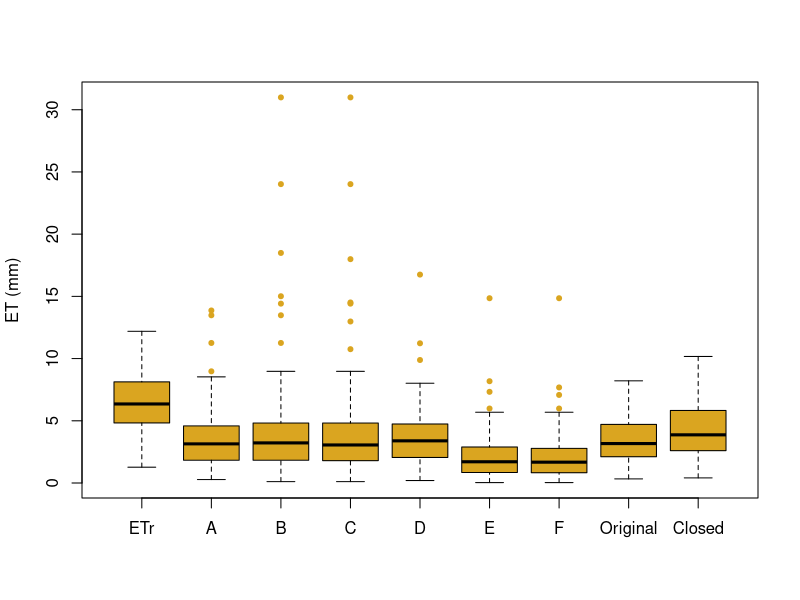
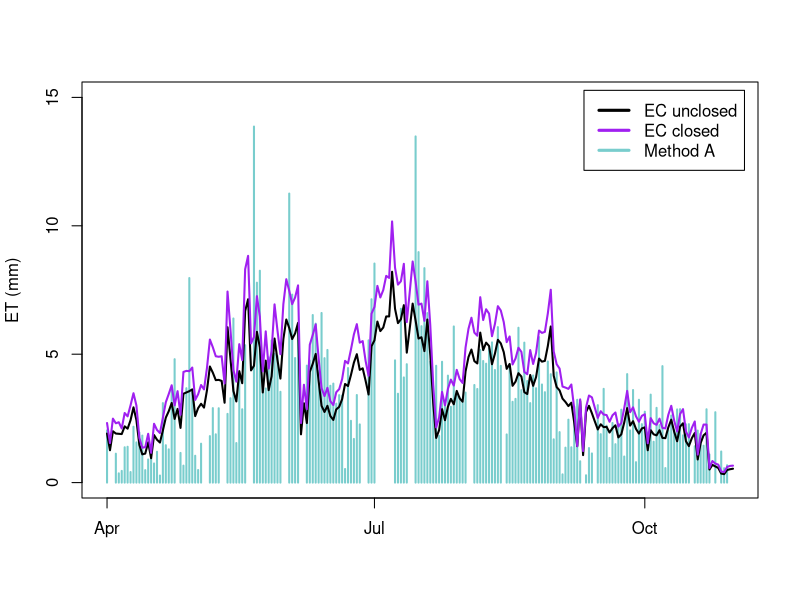
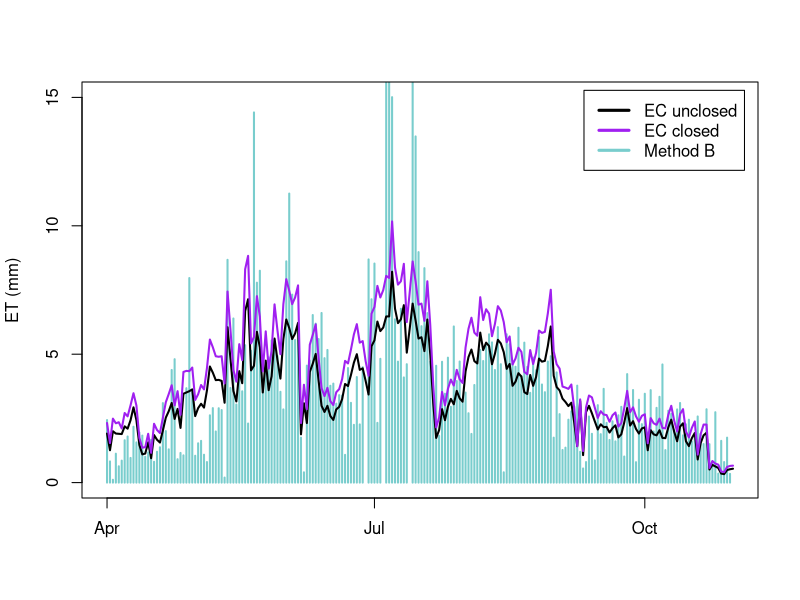
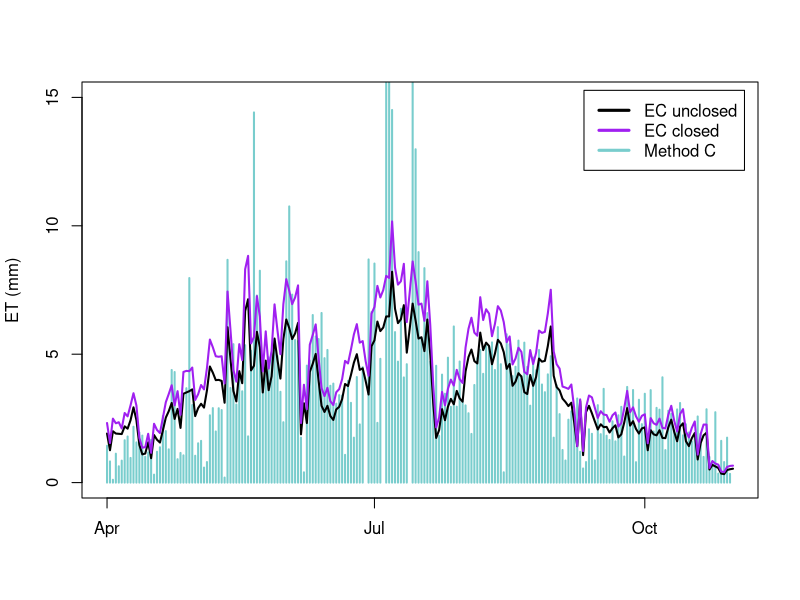
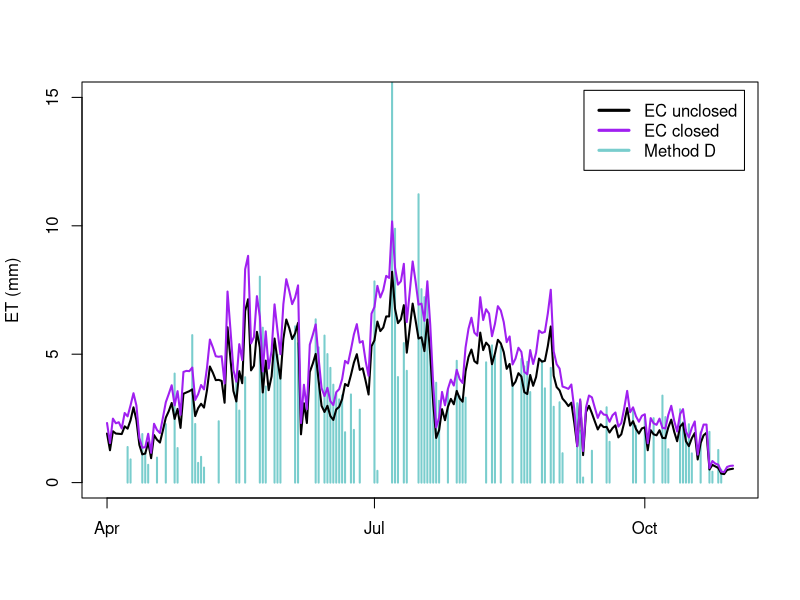
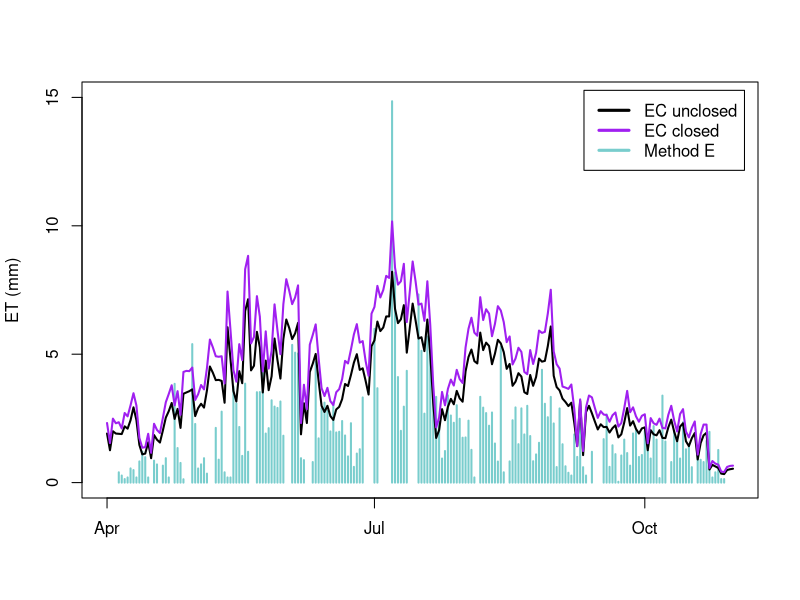
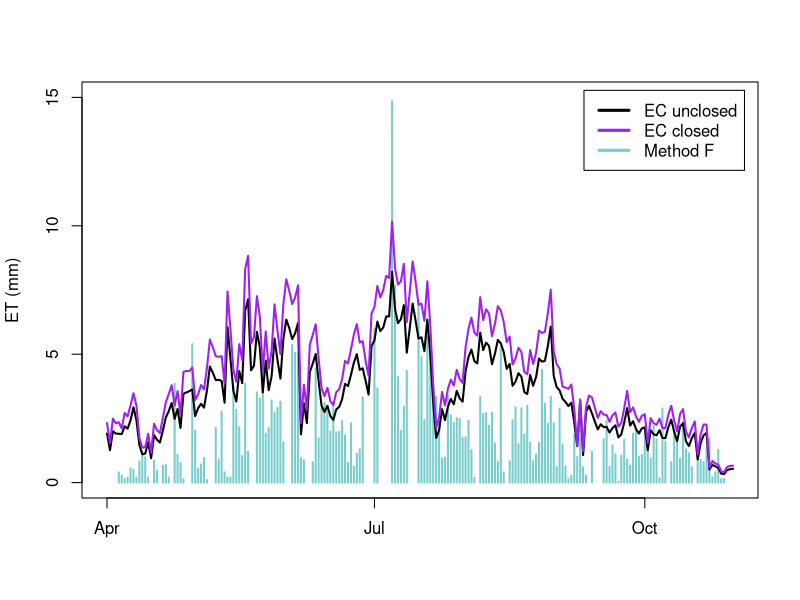
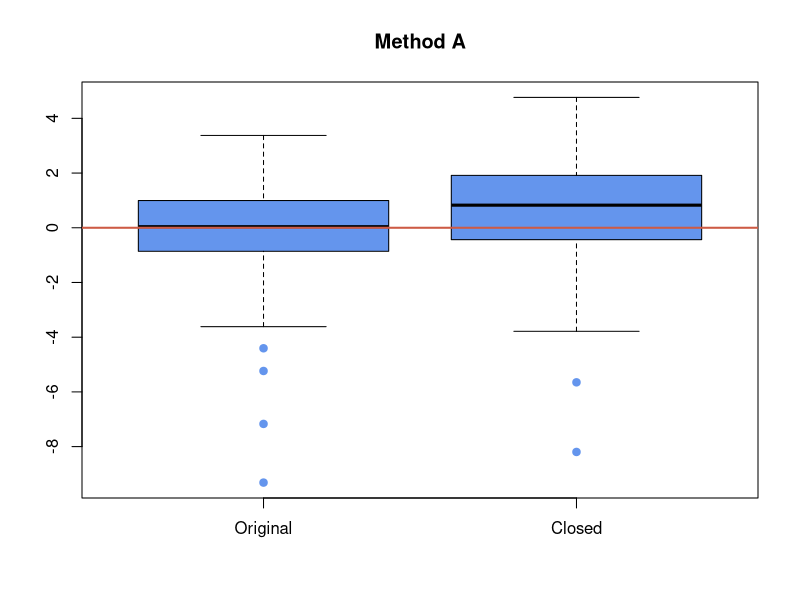

Write R code to recreate these figures, in order.
# Compare the actual ET values as measured by the EC tower with the ET estimated 
# using the water balance (methods A-C) and "slopes" (methods D-F)

# Packages ####
library(readxl)
library(Metrics)
library(MASS)

# Data preparation ####
ET.data=read_xlsx('DailyET.xlsx')
EC.data=read_xlsx('EC tower.xlsx')

# Method A
ET.A.df=data.frame(date=ET.data$date, ET.A=ET.data$ET.A, 
                   ET.original=EC.data$ET_orig, ET.closed=EC.data$ET_closed)
ET.A.df=na.omit(ET.A.df)

n=length(ET.A.df$date)
ET.A.df$index=c(0)

for (i in 1:n) {if (ET.A.df$ET.A[i]>=ET.A.df$ET.original[i] && 
                  ET.A.df$ET.A[i]<=ET.A.df$ET.closed[i])
        {ET.A.df$index[i]=1}}
success.A=sum(ET.A.df$index)
success.A/n*100

# Method B
ET.B.df=data.frame(date=ET.data$date, ET.B=ET.data$ET.B, 
                   ET.original=EC.data$ET_orig, ET.closed=EC.data$ET_closed)
ET.B.df=na.omit(ET.B.df)

n=length(ET.B.df$date)
ET.B.df$index=c(0)

for (i in 1:n) {if (ET.B.df$ET.B[i]>=ET.B.df$ET.original[i] && 
                    ET.B.df$ET.B[i]<=ET.B.df$ET.closed[i])
{ET.B.df$index[i]=1}}
success.B=sum(ET.B.df$index)
success.B/n*100

# Method C
ET.C.df=data.frame(date=ET.data$date, ET.C=ET.data$ET.C, 
                     ET.original=EC.data$ET_orig, ET.closed=EC.data$ET_closed)
ET.C.df=na.omit(ET.C.df)

n=length(ET.C.df$date)
ET.C.df$index=c(0)

for (i in 1:n) {if (ET.C.df$ET.C[i]>=ET.C.df$ET.original[i] && 
                    ET.C.df$ET.C[i]<=ET.C.df$ET.closed[i])
{ET.C.df$index[i]=1}}
success.C=sum(ET.C.df$index)
success.C/n*100

# Method D
ET.D.df=data.frame(date=ET.data$date, ET.D=ET.data$ET.D, 
                     ET.original=EC.data$ET_orig, ET.closed=EC.data$ET_closed)
ET.D.df=na.omit(ET.D.df)

n=length(ET.D.df$date)
ET.D.df$index=c(0)

for (i in 1:n) {if (ET.D.df$ET.D[i]>=ET.D.df$ET.original[i] && 
                    ET.D.df$ET.D[i]<=ET.D.df$ET.closed[i])
{ET.D.df$index[i]=1}}
success.D=sum(ET.D.df$index)
success.D/n*100

# Method E
ET.E.df=data.frame(date=ET.data$date, ET.E=ET.data$ET.E, 
                     ET.original=EC.data$ET_orig, ET.closed=EC.data$ET_closed)
ET.E.df=na.omit(ET.E.df)

n=length(ET.E.df$date)
ET.E.df$index=c(0)

for (i in 1:n) {if (ET.E.df$ET.E[i]>=ET.E.df$ET.original[i] && 
                    ET.E.df$ET.E[i]<=ET.E.df$ET.closed[i])
{ET.E.df$index[i]=1}}
success.E=sum(ET.E.df$index)
success.E/n*100

# Method F
ET.F.df=data.frame(date=ET.data$date, ET.F=ET.data$ET.F, 
                     ET.original=EC.data$ET_orig, ET.closed=EC.data$ET_closed)
ET.F.df=na.omit(ET.F.df)

n=length(ET.F.df$date)
ET.F.df$index=c(0)

for (i in 1:n) {if (ET.F.df$ET.F[i]>=ET.F.df$ET.original[i] && 
                    ET.F.df$ET.F[i]<=ET.F.df$ET.closed[i])
{ET.F.df$index[i]=1}}
success.F=sum(ET.F.df$index)
success.F/n*100



# Box plots ####
boxplot(ET.data$ETr, ET.data$ET.A, ET.data$ET.B, ET.data$ET.C, ET.data$ET.D,
        ET.data$ET.E, ET.data$ET.F, EC.data$ET_orig, EC.data$ET_closed,
        col='goldenrod', outcol='goldenrod', pch=20, ylab='ET (mm)',
        names=c('ETr', 'A', 'B', 'C', 'D', 'E', 'F', 'Original', 'Closed'))


# Time series ####
plot(ET.data$date, ET.data$ET.A, type='h', col='darkslategray3', lwd=2, 
     ylim=c(0, 15), ylab='ET (mm)', xlab='')
lines(EC.data$date, EC.data$ET_orig, type='l', lwd=2)
lines(EC.data$date, EC.data$ET_closed, type='l', lwd=2, col='purple')
legend('topright', lty=1, lwd=3, inset=0.02, legend=c('EC unclosed', 'EC closed', 'Method A'), col = c('black', 'purple', 'darkslategray3'))

plot(ET.data$date, ET.data$ET.B, type='h', col='darkslategray3', lwd=2, 
     ylim=c(0, 15), ylab='ET (mm)', xlab='')
lines(EC.data$date, EC.data$ET_orig, type='l', lwd=2)
lines(EC.data$date, EC.data$ET_closed, type='l', lwd=2, col='purple')
legend('topright', lty=1, lwd=3, inset=0.02, legend=c('EC unclosed', 'EC closed', 'Method B'), col = c('black', 'purple', 'darkslategray3'))

plot(ET.data$date, ET.data$ET.C, type='h', col='darkslategray3', lwd=2, 
     ylim=c(0, 15), ylab='ET (mm)', xlab='')
lines(EC.data$date, EC.data$ET_orig, type='l', lwd=2)
lines(EC.data$date, EC.data$ET_closed, type='l', lwd=2, col='purple')
legend('topright', lty=1, lwd=3, inset=0.02, legend=c('EC unclosed', 'EC closed', 'Method C'), col = c('black', 'purple', 'darkslategray3'))

plot(ET.data$date, ET.data$ET.D, type='h', col='darkslategray3', lwd=2, 
     ylim=c(0, 15), ylab='ET (mm)', xlab='')
lines(EC.data$date, EC.data$ET_orig, type='l', lwd=2)
lines(EC.data$date, EC.data$ET_closed, type='l', lwd=2, col='purple')
legend('topright', lty=1, lwd=3, inset=0.02, legend=c('EC unclosed', 'EC closed', 'Method D'), col = c('black', 'purple', 'darkslategray3'))

plot(ET.data$date, ET.data$ET.E, type='h', col='darkslategray3', lwd=2, 
     ylim=c(0, 15), ylab='ET (mm)', xlab='')
lines(EC.data$date, EC.data$ET_orig, type='l', lwd=2)
lines(EC.data$date, EC.data$ET_closed, type='l', lwd=2, col='purple')
legend('topright', lty=1, lwd=3, inset=0.02, legend=c('EC unclosed', 'EC closed', 'Method E'), col = c('black', 'purple', 'darkslategray3'))

plot(ET.data$date, ET.data$ET.F, type='h', col='darkslategray3', lwd=2, 
     ylim=c(0, 15), ylab='ET (mm)', xlab='')
lines(EC.data$date, EC.data$ET_orig, type='l', lwd=2)
lines(EC.data$date, EC.data$ET_closed, type='l', lwd=2, col='purple')
legend('topright', lty=1, lwd=3, inset=0.02, legend=c('EC unclosed', 'EC closed', 'Method F'), col = c('black', 'purple', 'darkslategray3'))


       
# Wilcox test ####

# Method A
# Original (not-closed) EC data
wilcox.test(x=ET.A.df$ET.original, y=ET.A.df$ET.A, alternative='two.sided', mu=0, paired=T, conf.int=T)
# Closed EC data
wilcox.test(x=ET.A.df$ET.closed, y=ET.A.df$ET.A, alternative='two.sided', mu=0, paired=T, conf.int=T)
# Box plots
dET.original=ET.A.df$ET.original-ET.A.df$ET.A
dET.closed=ET.A.df$ET.closed-ET.A.df$ET.A
boxplot(dET.original, dET.closed, main='Method A', col='cornflowerblue', 
        pch=19, outcol='cornflowerblue', names=c('Original', 'Closed'))
abline(h=0, lwd=2, col='coral3')

# Method B
# Original (not-closed) EC data
wilcox.test(x=ET.B.df$ET.original, y=ET.B.df$ET.B, alternative='two.sided', mu=0, paired=T, conf.int=T)
# Closed EC data
wilcox.test(x=ET.B.df$ET.closed, y=ET.B.df$ET.B, alternative='two.sided', mu=0, paired=T, conf.int=T)
# Box plots
dET.original=ET.B.df$ET.original-ET.B.df$ET.B
dET.closed=ET.B.df$ET.closed-ET.B.df$ET.B
boxplot(dET.original, dET.closed, main='Method B', col='cornflowerblue', 
        pch=19, outcol='cornflowerblue', names=c('Original', 'Closed'))
abline(h=0, lwd=2, col='coral3')

# Method C
# Original (not-closed) EC data
wilcox.test(x=ET.C.df$ET.original, y=ET.C.df$ET.C, alternative='two.sided', mu=0, paired=T, conf.int=T)
# Closed EC data
wilcox.test(x=ET.C.df$ET.closed, y=ET.C.df$ET.C, alternative='two.sided', mu=0, paired=T, conf.int=T)
# Box plots
dET.original=ET.C.df$ET.original-ET.C.df$ET.C
dET.closed=ET.C.df$ET.closed-ET.C.df$ET.C
boxplot(dET.original, dET.closed, main='Method C', col='cornflowerblue', 
        pch=19, outcol='cornflowerblue', names=c('Original', 'Closed'))
abline(h=0, lwd=2, col='coral3')

# Method D
# Original (not-closed) EC data
wilcox.test(x=ET.D.df$ET.original, y=ET.D.df$ET.D, alternative='two.sided', mu=0, paired=T, conf.int=T)
# Closed EC data
wilcox.test(x=ET.D.df$ET.closed, y=ET.D.df$ET.D, alternative='two.sided', mu=0, paired=T, conf.int=T)
# Box plots
dET.original=ET.D.df$ET.original-ET.D.df$ET.D
dET.closed=ET.D.df$ET.closed-ET.D.df$ET.D
boxplot(dET.original, dET.closed, main='Method D', col='cornflowerblue', 
        pch=19, outcol='cornflowerblue', names=c('Original', 'Closed'))
abline(h=0, lwd=2, col='coral3')

# Method E
# Original (not-closed) EC data
wilcox.test(x=ET.E.df$ET.original, y=ET.E.df$ET.E, alternative='two.sided', mu=0, paired=T, conf.int=T)
# Closed EC data
wilcox.test(x=ET.E.df$ET.closed, y=ET.E.df$ET.E, alternative='two.sided', mu=0, paired=T, conf.int=T)
# Box plots
dET.original=ET.E.df$ET.original-ET.E.df$ET.E
dET.closed=ET.E.df$ET.closed-ET.E.df$ET.E
boxplot(dET.original, dET.closed, main='Method E', col='cornflowerblue', 
        pch=19, outcol='cornflowerblue', names=c('Original', 'Closed'))
abline(h=0, lwd=2, col='coral3')

# Method F
# Original (not-closed) EC data
wilcox.test(x=ET.F.df$ET.original, y=ET.F.df$ET.F, alternative='two.sided', mu=0, paired=T, conf.int=T)
# Closed EC data
wilcox.test(x=ET.F.df$ET.closed, y=ET.F.df$ET.F, alternative='two.sided', mu=0, paired=T, conf.int=T)
# Box plots
dET.original=ET.F.df$ET.original-ET.F.df$ET.F
dET.closed=ET.F.df$ET.closed-ET.F.df$ET.F
boxplot(dET.original, dET.closed, main='Method F', col='cornflowerblue', 
        pch=19, outcol='cornflowerblue', names=c('Original', 'Closed'))
abline(h=0, lwd=2, col='coral3')

# 1:1 plots: estimated values vs EC tower values ----

# Method A
X=ET.A.df$ET.A
Y=ET.A.df$ET.original

plot(NULL, ylim=c(0,15), xlim=c(0,15), ylab='EC tower - Original', xlab='Method A')
abline(a=0, b=1)
lines(X, Y, type='p', pch=19, col='darkolivegreen3')

n=length(X)                         # Number of observations
R2.A=summary(lm(Y~X))$adj.r.squared # Calculate adjusted R-squared
RMSE.A=rmse(actual=Y, predicted=X)  # Calculate root mean square error
legend('topleft', inset=0.01, bty='n', legend=c(paste('n=', n), 
                                       paste('R-squared=', sprintf(R2.A, fmt = '%#.2f')  ),
                                       paste('RMSE=', sprintf(RMSE.A, fmt = '%#.2f'))))
Y=ET.A.df$ET.closed

plot(NULL, ylim=c(0,15), xlim=c(0,15), ylab='EC tower - Closed', xlab='Method A')
abline(a=0, b=1)
lines(X, Y, type='p', pch=19, col='salmon2')

n=length(X)                         # Number of observations
R2.A=summary(lm(Y~X))$adj.r.squared # Calculate adjusted R-squared
RMSE.A=rmse(actual=Y, predicted=X)  # Calculate root mean square error
legend('topleft', inset=0.01, bty='n', legend=c(paste('n=', n), 
                                                paste('R-squared=', sprintf(R2.A, fmt = '%#.2f')  ),
                                                paste('RMSE=', sprintf(RMSE.A, fmt = '%#.2f'))))

# Method B
X=ET.B.df$ET.B
Y=ET.B.df$ET.original

plot(NULL, ylim=c(0,15), xlim=c(0,15), ylab='EC tower - Original', xlab='Method B')
abline(a=0, b=1)
lines(X, Y, type='p', pch=19, col='darkolivegreen3')

n=length(X)                         # Number of observations
R2.B=summary(lm(Y~X))$adj.r.squared # Calculate adjusted R-squared
RMSE.B=rmse(actual=Y, predicted=X)  # Calculate root mean square error
legend('topleft', inset=0.01, bty='n', legend=c(paste('n=', n),
                                       paste('R-squared=', sprintf(R2.B, fmt = '%#.2f')  ),
                                       paste('RMSE=', sprintf(RMSE.B, fmt = '%#.2f'))))

Y=ET.B.df$ET.closed

plot(NULL, ylim=c(0,15), xlim=c(0,15), ylab='EC tower - Closed', xlab='Method B')
abline(a=0, b=1)
lines(X, Y, type='p', pch=19, col='salmon2')

n=length(X)                         # Number of observations
R2.B=summary(lm(Y~X))$adj.r.squared # Calculate adjusted R-squared
RMSE.B=rmse(actual=Y, predicted=X)  # Calculate root mean square error
legend('topleft', inset=0.01, bty='n', legend=c(paste('n=', n), 
                                                paste('R-squared=', sprintf(R2.B, fmt = '%#.2f')  ),
                                                paste('RMSE=', sprintf(RMSE.B, fmt = '%#.2f'))))


# Method C
X=ET.C.df$ET.C
Y=ET.C.df$ET.original

plot(NULL, ylim=c(0,15), xlim=c(0,15), ylab='EC tower - Original', xlab='Method C')
abline(a=0, b=1)
lines(X, Y, type='p', pch=19, col='darkolivegreen3')

n=length(X)                         # Number of observations
R2.C=summary(lm(Y~X))$adj.r.squared # Calculate adjusted R-squared
RMSE.C=rmse(actual=Y, predicted=X)  # Calculate root mean square error
legend('topleft', inset=0.01, bty='n', legend=c(paste('n=', n),
                                       paste('R-squared=', sprintf(R2.C, fmt = '%#.2f')  ),
                                       paste('RMSE=', sprintf(RMSE.C, fmt = '%#.2f'))))

Y=ET.C.df$ET.closed

plot(NULL, ylim=c(0,15), xlim=c(0,15), ylab='EC tower - Closed', xlab='Method C')
abline(a=0, b=1)
lines(X, Y, type='p', pch=19, col='salmon2')

n=length(X)                         # Number of observations
R2.C=summary(lm(Y~X))$adj.r.squared # Calculate adjusted R-squared
RMSE.C=rmse(actual=Y, predicted=X)  # Calculate root mean square error
legend('topleft', inset=0.01, bty='n', legend=c(paste('n=', n), 
                                                paste('R-squared=', sprintf(R2.C, fmt = '%#.2f')  ),
                                                paste('RMSE=', sprintf(RMSE.C, fmt = '%#.2f'))))

# Method D
X=ET.D.df$ET.D
Y=ET.D.df$ET.original

plot(NULL, ylim=c(0,15), xlim=c(0,15), ylab='EC tower - Original', xlab='Method D')
abline(a=0, b=1)
lines(X, Y, type='p', pch=19, col='darkolivegreen3')

n=length(X)                         # Number of observations
R2.D=summary(lm(Y~X))$adj.r.squared # Calculate adjusted R-squared
RMSE.D=rmse(actual=Y, predicted=X)  # Calculate root mean square error
legend('topleft', inset=0.01, bty='n', legend=c(paste('n=', n),
                                       paste('R-squared=', sprintf(R2.D, fmt = '%#.2f')  ),
                                       paste('RMSE=', sprintf(RMSE.D, fmt = '%#.2f'))))

Y=ET.D.df$ET.closed

plot(NULL, ylim=c(0,15), xlim=c(0,15), ylab='EC tower - Closed', xlab='Method D')
abline(a=0, b=1)
lines(X, Y, type='p', pch=19, col='salmon2')

n=length(X)                         # Number of observations
R2.D=summary(lm(Y~X))$adj.r.squared # Calculate adjusted R-squared
RMSE.D=rmse(actual=Y, predicted=X)  # Calculate root mean square error
legend('topleft', inset=0.01, bty='n', legend=c(paste('n=', n), 
                                                paste('R-squared=', sprintf(R2.D, fmt = '%#.2f')  ),
                                                paste('RMSE=', sprintf(RMSE.D, fmt = '%#.2f'))))

# Method E
X=ET.E.df$ET.E
Y=ET.E.df$ET.original

plot(NULL, ylim=c(0,15), xlim=c(0,15), ylab='EC tower - Original', xlab='Method E')
abline(a=0, b=1)
lines(X, Y, type='p', pch=19, col='darkolivegreen3')

n=length(X)                         # Number of observations
R2.E=summary(lm(Y~X))$adj.r.squared # Calculate adjusted R-squared
RMSE.E=rmse(actual=Y, predicted=X)  # Calculate root mean square error
legend('topleft', inset=0.01, bty='n', legend=c(paste('n=', n),
                                       paste('R-squared=', sprintf(R2.E, fmt = '%#.2f')  ),
                                       paste('RMSE=', sprintf(RMSE.E, fmt = '%#.2f'))))
Y=ET.E.df$ET.closed

plot(NULL, ylim=c(0,15), xlim=c(0,15), ylab='EC tower - Closed', xlab='Method E')
abline(a=0, b=1)
lines(X, Y, type='p', pch=19, col='salmon2')

n=length(X)                         # Number of observations
R2.E=summary(lm(Y~X))$adj.r.squared # Calculate adjusted R-squared
RMSE.E=rmse(actual=Y, predicted=X)  # Calculate root mean square error
legend('topleft', inset=0.01, bty='n', legend=c(paste('n=', n), 
                                                paste('R-squared=', sprintf(R2.E, fmt = '%#.2f')  ),
                                                paste('RMSE=', sprintf(RMSE.E, fmt = '%#.2f'))))

# Method F
X=ET.F.df$ET.F
Y=ET.F.df$ET.original

plot(NULL, ylim=c(0,15), xlim=c(0,15), ylab='EC tower - Original', xlab='Method F')
abline(a=0, b=1)
lines(X, Y, type='p', pch=19, col='darkolivegreen3')

n=length(X)                         # Number of observations
R2.F=summary(lm(Y~X))$adj.r.squared # Calculate adjusted R-squared
RMSE.F=rmse(actual=Y, predicted=X)  # Calculate root mean square error
legend('topleft', inset=0.01, bty='n', legend=c(paste('n=', n),
                                       paste('R-squared=', sprintf(R2.F, fmt = '%#.2f')  ),
                                       paste('RMSE=', sprintf(RMSE.F, fmt = '%#.2f'))))

Y=ET.F.df$ET.closed

plot(NULL, ylim=c(0,15), xlim=c(0,15), ylab='EC tower - Closed', xlab='Method F')
abline(a=0, b=1)
lines(X, Y, type='p', pch=19, col='salmon2')

n=length(X)                         # Number of observations
R2.F=summary(lm(Y~X))$adj.r.squared # Calculate adjusted R-squared
RMSE.F=rmse(actual=Y, predicted=X)  # Calculate root mean square error
legend('topleft', inset=0.01, bty='n', legend=c(paste('n=', n), 
                                                paste('R-squared=', sprintf(R2.F, fmt = '%#.2f')  ),
                                                paste('RMSE=', sprintf(RMSE.F, fmt = '%#.2f'))))

# Scatter plots w/ ranges ----

# Method A
plot(NULL, ylim=c(0,15), xlim=c(0,15), ylab='EC tower', xlab='Method A')
abline(a=0, b=1)
arrows(x0=ET.A.df$ET.A, y0=ET.A.df$ET.original, y1=ET.A.df$ET.closed, length=0)

X=ET.A.df$ET.A        # ET from method A on x-axis
Y=ET.A.df$ET.original # Original ET from EC tower on y-axis
lines(X, Y, type='p', pch=24, bg='darkolivegreen3', cex=0.8)

Y=ET.A.df$ET.closed   # Closed ET from EC tower on y-axis
lines(X, Y, type='p', pch=25, bg='salmon2', cex=0.8)

legend('topright', inset=0.01, legend=c('Original', 'Closed'), pch=c(24, 25), pt.bg=c('darkolivegreen3', 'salmon2'))

# Method B
plot(NULL, ylim=c(0,15), xlim=c(0,15), ylab='EC tower', xlab='Method B')
abline(a=0, b=1)
arrows(x0=ET.B.df$ET.B, y0=ET.B.df$ET.original, y1=ET.B.df$ET.closed, length=0)

X=ET.B.df$ET.B        # ET from Method B on x-axis
Y=ET.B.df$ET.original # Original ET from EC tower on y-axis
lines(X, Y, type='p', pch=24, bg='darkolivegreen3', cex=0.8)

Y=ET.B.df$ET.closed   # Closed ET from EC tower on y-axis
lines(X, Y, type='p', pch=25, bg='salmon2', cex=0.8)

legend('topright', inset=0.01, legend=c('Original', 'Closed'), pch=c(24, 25), pt.bg=c('darkolivegreen3', 'salmon2'))

# Method C
plot(NULL, ylim=c(0,15), xlim=c(0,15), ylab='EC tower', xlab='Method C')
abline(a=0, b=1)
arrows(x0=ET.C.df$ET.C, y0=ET.C.df$ET.original, y1=ET.C.df$ET.closed, length=0)

X=ET.C.df$ET.C        # ET from Method C on x-axis
Y=ET.C.df$ET.original # Original ET from EC tower on y-axis
lines(X, Y, type='p', pch=24, bg='darkolivegreen3', cex=0.8)

Y=ET.C.df$ET.closed   # Closed ET from EC tower on y-axis
lines(X, Y, type='p', pch=25, bg='salmon2', cex=0.8)

legend('topright', inset=0.01, legend=c('Original', 'Closed'), pch=c(24, 25), pt.bg=c('darkolivegreen3', 'salmon2'))

# Method D
plot(NULL, ylim=c(0,15), xlim=c(0,15), ylab='EC tower', xlab='Method D')
abline(a=0, b=1)
arrows(x0=ET.D.df$ET.D, y0=ET.D.df$ET.original, y1=ET.D.df$ET.closed, length=0)

X=ET.D.df$ET.D        # ET from Method D on x-axis
Y=ET.D.df$ET.original # Original ET from EC tower on y-axis
lines(X, Y, type='p', pch=24, bg='darkolivegreen3', cex=0.8)

Y=ET.D.df$ET.closed   # Closed ET from EC tower on y-axis
lines(X, Y, type='p', pch=25, bg='salmon2', cex=0.8)

legend('topright', inset=0.01, legend=c('Original', 'Closed'), pch=c(24, 25), pt.bg=c('darkolivegreen3', 'salmon2'))

# Method E
plot(NULL, ylim=c(0,15), xlim=c(0,15), ylab='EC tower', xlab='Method E')
abline(a=0, b=1)
arrows(x0=ET.E.df$ET.E, y0=ET.E.df$ET.original, y1=ET.E.df$ET.closed, length=0)

X=ET.E.df$ET.E        # ET from Method E on x-axis
Y=ET.E.df$ET.original # Original ET from EC tower on y-axis
lines(X, Y, type='p', pch=24, bg='darkolivegreen3', cex=0.8)

Y=ET.E.df$ET.closed   # Closed ET from EC tower on y-axis
lines(X, Y, type='p', pch=25, bg='salmon2', cex=0.8)

legend('topright', inset=0.01, legend=c('Original', 'Closed'), pch=c(24, 25), pt.bg=c('darkolivegreen3', 'salmon2'))

# Method F
plot(NULL, ylim=c(0,15), xlim=c(0,15), ylab='EC tower', xlab='Method F')
abline(a=0, b=1)
arrows(x0=ET.F.df$ET.F, y0=ET.F.df$ET.original, y1=ET.F.df$ET.closed, length=0)

X=ET.F.df$ET.F        # ET from Method F on x-axis
Y=ET.F.df$ET.original # Original ET from EC tower on y-axis
lines(X, Y, type='p', pch=24, bg='darkolivegreen3', cex=0.8)

Y=ET.F.df$ET.closed   # Closed ET from EC tower on y-axis
lines(X, Y, type='p', pch=25, bg='salmon2', cex=0.8)

legend('topright', inset=0.01, legend=c('Original', 'Closed'), pch=c(24, 25), pt.bg=c('darkolivegreen3', 'salmon2'))
